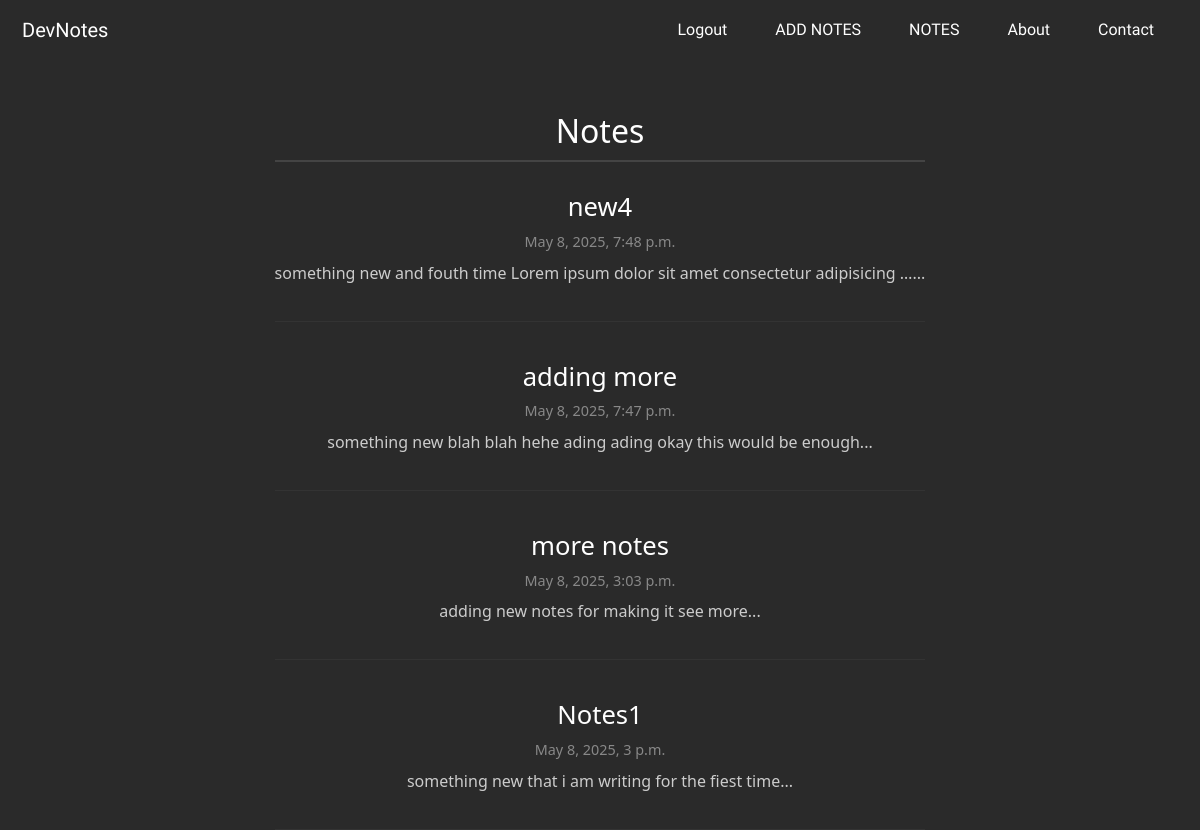
The app's page /notes/all_notes/ (signed in), older data.
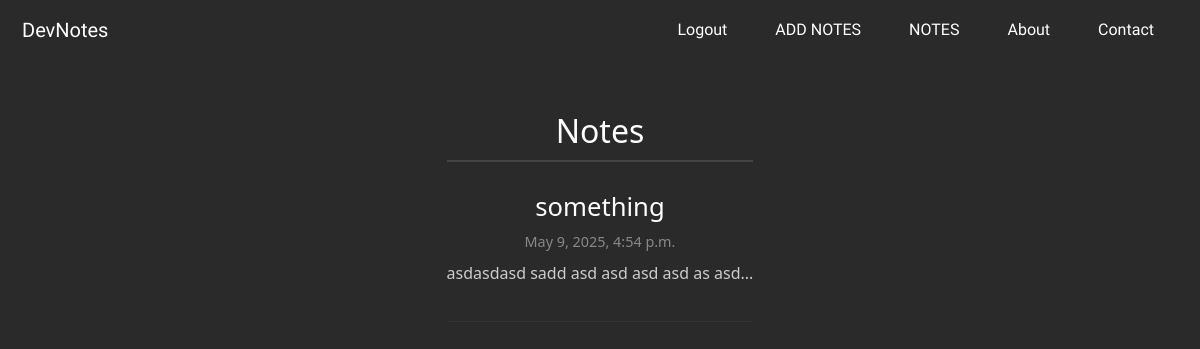
The same page, newer data.
### notesEngine/models.py (models this page shows, shortened)
class Note(models.Model):
    user = models.ForeignKey(User, on_delete=models.CASCADE)
    title = models.CharField(max_length=200)
    slug = models.SlugField()
    content = models.TextField()
    date = models.DateTimeField(auto_now_add=True)

### notesEngine/views.py (the view)
# urls.py: path('all_notes/', views.all_notes, name='all_notes'),
@login_required
def all_notes(request):
    notes = Note.objects.filter(user=request.user).order_by('-date')
    return render(request, 'notesEngine/all_notes.html', { 'notes': notes })

### notesEngine/templates/notesEngine/all_notes.html (shortened to what this page needs)
{% extends "layout.html" %}
{% block content %}
<section class="notes-section">
    <h1 class="notes-heading">Notes</h1>
    {% if notes %}
        {% for note in notes %}
        <article class="note">
            <h2 class="note-title">
                <a href="{% url 'notesEngine:note' slug=note.slug %}" class="note-link">
                    {{ note.title }}
                </a>
            </h2>
            <p class="note-date">{{ note.date }}</p>
            <p class="note-content">{{ note.content|truncatewords:12 }}...</p>
        </article>
        {% endfor %}
    {% else %}
        <div class="no-notes">
            <p class="note-content">No notes available. <a href="{% url "notesEngine:add_note" %}" class="note-link">Create a new note</a>.</p>
        </div>
    {% endif %}
</section>
{% endblock %}

### templates/layout.html (shortened to what this page needs)
<!DOCTYPE html>
{% load static %}
<html lang="en">
<head>
    <link href="https://cdn.jsdelivr.net/npm/bootstrap@5.3.6/dist/css/bootstrap.min.css" rel="stylesheet">
    <link rel="stylesheet" href="{% static 'css/style.css' %}">
</head>
<body>
    <nav class="navbar navbar-expand-lg  navbar-dark bg-dark bg-transparent fixed-top">
        <div class="container-fluid">
          <a class="navbar-brand text-white" id="logo" href="{% url "homepage" %}">DevNotes</a>
          <div class="collapse navbar-collapse justify-content-end" id="navbarNav">
            <ul class="navbar-nav">
              {% if user.is_authenticated %}
              <li class="nav-item mx-3">
                <a class="nav-link text-white" href="{% url "users:logout" %}">Logout</a>
              </li>
              <li class="nav-item mx-3">
                <a class="nav-link text-white" href="{% url "notesEngine:add_note" %}">ADD NOTES</a>
              </li>
              <li class="nav-item mx-3">
                <a class="nav-link text-white" href="{% url "notesEngine:all_notes" %}">NOTES</a>
              </li>
              {% endif %}
              <li class="nav-item mx-3">
                <a class="nav-link text-white" href="{% url "about" %}">About</a>
              </li>
              <li class="nav-item mx-3">
                <a class="nav-link text-white" href="{% url "contact" %}">Contact</a>
              </li>
            </ul>
          </div>
        </div>
      </nav>
    <div class="Main-container">
        {% block content %}
        {% endblock %}
    </div>
</body>
</html>

### static/css/style.css (style rules this page uses)
* { padding: 0px; color: white; }
body { background-color: rgba(42, 42, 42, 1); }
.navbar { padding: 10px; font-family: "Irish Grover", system-ui; font-weight: 200; font-style: normal; }
.nav-link { position: relative; display: inline-block; color: white; text-decoration: none; transition: color 0.3s ease-in-out; }
.nav-link::after { content: ""; position: absolute; left: 0; bottom: 0; height: 2px; width: 0; background-color: white; transition: width 0.3s ease-in-out; }
#logo { transition: filter 0.3s ease-in-out; cursor: pointer; }
.Main-container { padding: 0px; display: flex; justify-content: center; align-items: center; height: 78vh; text-align: center; flex-direction: column; max-width: 800px; margin: 0 auto; padding: 0 1rem; text-align: center; }
.notes-section { max-width: 700px; margin-top: 200px; padding: 20px; background-color: transparent; box-sizing: border-box; display: flex; flex-direction: column; justify-content: flex-start; min-height: 80vh; }
.notes-heading { font-size: 2rem; margin-bottom: 30px; color: #fff; border-bottom: 2px solid #444; padding-bottom: 10px; }
.note { margin-bottom: 40px; padding-bottom: 20px; border-bottom: 1px solid #333; }
.note-title { font-size: 1.6rem; margin-bottom: 0.5rem; }
.note-link { color: #fff; text-decoration: none; transition: color 0.3s ease, transform 0.2s ease; }
.note-date { color: #888; font-size: 0.9rem; margin-bottom: 0.5rem; }
.note-content { color: #ccc; font-size: 1rem; line-height: 1.5; }

Row changes from the older to the newer data that the page shows:
removed Note: title "new4", date "May 8, 2025, 7:48 p.m.", content "something new and fouth time Lorem ipsum dolor sit amet consectetur adipisicing …"
removed Note: title "adding more", date "May 8, 2025, 7:47 p.m.", content "something new blah blah hehe ading ading okay this would be enough"
removed Note: title "more notes", date "May 8, 2025, 3:03 p.m.", content "adding new notes for making it see more"
removed Note: title "Notes1", date "May 8, 2025, 3 p.m.", content "something new that i am writing for the fiest time"
added Note: title "something", date "May 9, 2025, 4:54 p.m.", content "asdasdasd sadd asd asd asd asd as asd"
